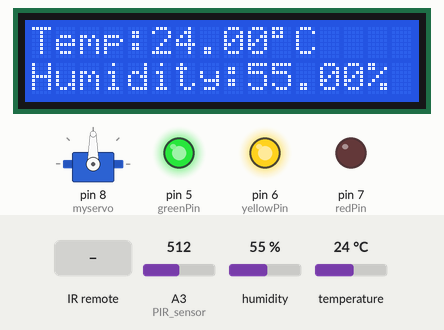
Simulated run of this sketch. Board: Arduino Uno, built with avr-gcc and run on an emulated ATmega328P. On the bench: servo, 16×2 character LCD, output pins drawn as LEDs (lit = HIGH). Inputs (shaded band) come from the test bench; at power-on: A3 (PIR_sensor) = 512, humidity 55 %, temperature 24 °C. What the sketch prints to the serial monitor is not drawn.

Above: at 1.2 s.
1.3 s: infrared code 0xFFA25D received
At 2.9 s:
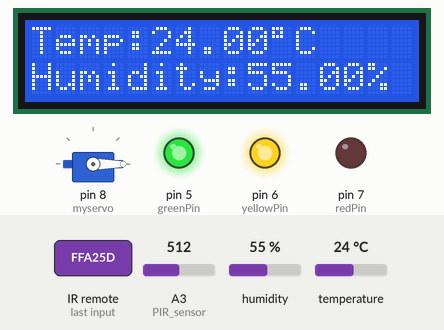
3.4 s: A3 (PIR_sensor) set to 164
6.4 s: A3 (PIR_sensor) set to 139
At 7.0 s:
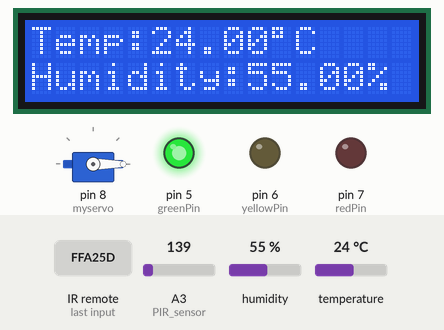
7.9 s: humidity set to 22 %
At 9.1 s:
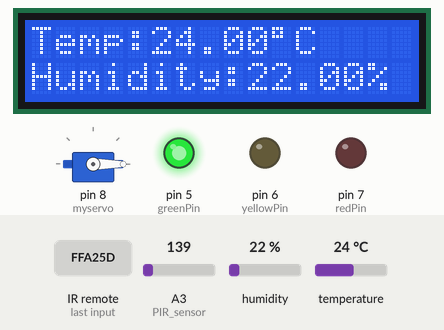
9.4 s: temperature set to 12 °C
At 10.4 s:
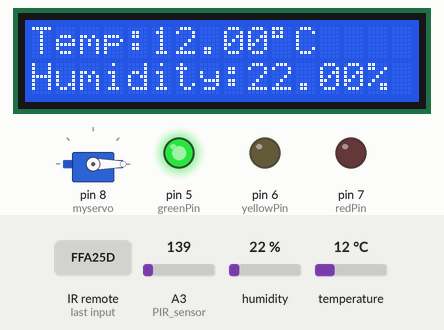
10.9 s: infrared code 0xFFA25D received
At 11.3 s:
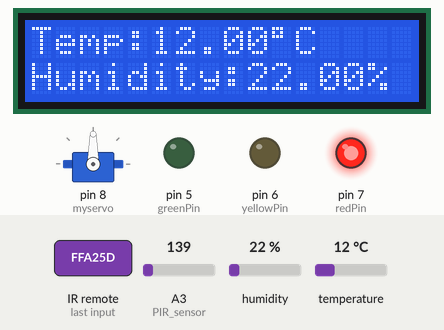
Timing chart, 0 to 13.9 s (numbered marks = the images above; inputs shaded):
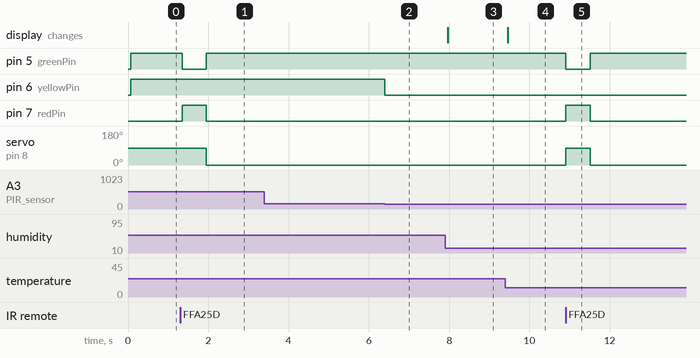

Measured:
- the behaviour switches between 150 and 149 on A3 (PIR_sensor) (found by bisection; images 1 and 2)
- after the input at 1.3 s, pin 5 (greenPin): HIGH → LOW after 0.05 s, → HIGH 0.60 s later; pin 7 (redPin): LOW → HIGH after 0.05 s, → LOW 0.60 s later; servo on pin 8 (myservo): 90° → 0° after 0.65 s
- after the input at 3.4 s, every drawn part: stays the same
- after the input at 6.4 s, pin 6 (yellowPin): HIGH → LOW at once
- after the input at 7.9 s, the display: changes after 0.06 s (image 3)
- after the input at 9.4 s, the display: changes after 0.06 s (image 4)
- after the input at 10.9 s, pin 5 (greenPin): HIGH → LOW at once, → HIGH 0.60 s later; pin 7 (redPin): LOW → HIGH at once, → LOW 0.60 s later; servo on pin 8 (myservo): 0° → 90° at once, → 0° 0.60 s later

The sketch:

test1.ino
```cpp
#include <dht11.h>
#include <Wire.h>
#include <Servo.h>
#include <LiquidCrystal_I2C.h>
#include <IRremote.h>
#include <SoftwareSerial.h>

Servo myservo;//舵机对象
int pos = 0; //舵机角度
//温湿度部分
LiquidCrystal_I2C lcd(0x27,16,2); // set the LCD address to 0x27 for a 16 chars and 2 line display
dht11 DHT11;
#define DHT11PIN 2

//呼吸灯部分

//int incomedate = 0;

int PIR_sensor=A3;
int redPin=7;
int greenPin=5;
int yellowPin=6;
int recvPin = 4;//定义红外接收器的引脚为3


IRrecv irrecv(recvPin);
decode_results results;
decode_results results1;

long KEY_CODE_ONE = 0xFFA25D;
long KEY_CODE_TWO = 0xFF629D;
long KEY_CODE_THREE = 0xFFE21D;
long KEY_CODE_FOUR = 0xFF22DD;
long KEY_CODE_FIVE = 0xFF02FD;
long KEY_CODE_SIX = 0xFFC23D;
long KEY_CODE_LONG_PRESS = 0xFF38C7;
long longPressKey = -1; //长按下的那个键

int val_PIR=0;//<50无人
int men=0;//门关

void setup()
{


  Serial.begin(9600);
  pinMode(2,INPUT);
//  pinMode(3,INPUT);
  pinMode(5,OUTPUT);pinMode(6,OUTPUT);pinMode(7,OUTPUT);
  pinMode(4,OUTPUT);
  myservo.attach(8);
  // pinMode(13,OUTPUT);
  pinMode(PIR_sensor,INPUT);
  irrecv.enableIRIn(); // 初始化红外接收器
  Serial.print("fuck");
  //温湿度部分
  lcd.init(); // initialize the lcd
  lcd.backlight();
  lcd.print("Welcom...");
  digitalWrite(greenPin,200);


  Serial.begin(9600);

}

void loop()
{
      digitalWrite(greenPin,200);
      val_PIR = analogRead(PIR_sensor);
      //zhuangtai=digitalRead(pengzhuang);//碰撞开关控制蜂鸣器
      if(val_PIR>=150){digitalWrite(yellowPin,200);Serial.print("有人");}else digitalWrite(yellowPin,0);

      int current_value=0;
      int chk = DHT11.read(DHT11PIN);
      //float humi=dht.readHumidity();float tempC=readTemperature();
      int tem=(float)DHT11.temperature;        //将温度值赋值给tem
      int hum=(float)DHT11.humidity;
      lcd.setCursor(0, 0);lcd.print("Temp:");lcd.print((float)DHT11.temperature,2);lcd.write(0xDF);lcd.print("C    ");
      lcd.setCursor(0, 1); lcd.print("Humidity:"); lcd.print((float)DHT11.humidity,2); lcd.print("%    ");

   if(irrecv.decode(&results)) {   // 解码成功，把数据放入results.value变量中
     if(results.value==KEY_CODE_ONE){
            myservo.write(pos=90);digitalWrite(redPin,200);digitalWrite(greenPin,0);
            delay(600);
            myservo.write(pos=0);digitalWrite(greenPin,200);digitalWrite(redPin,0);
      }
      irrecv.resume();    // 继续等待接收下一组信号
    }if(results.value==0x16)
     delay(600);


}//这是loop部分（这个括号一定不能删）
```
